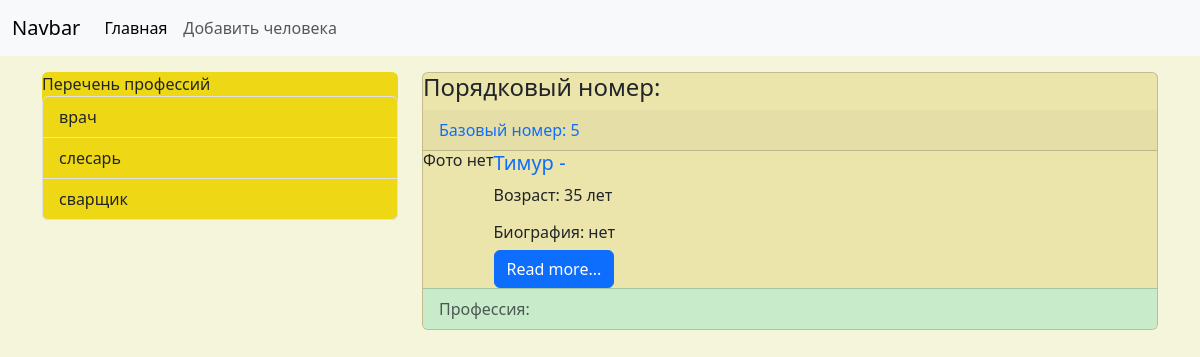
Page /news/homework/home/5 on the earlier database version.
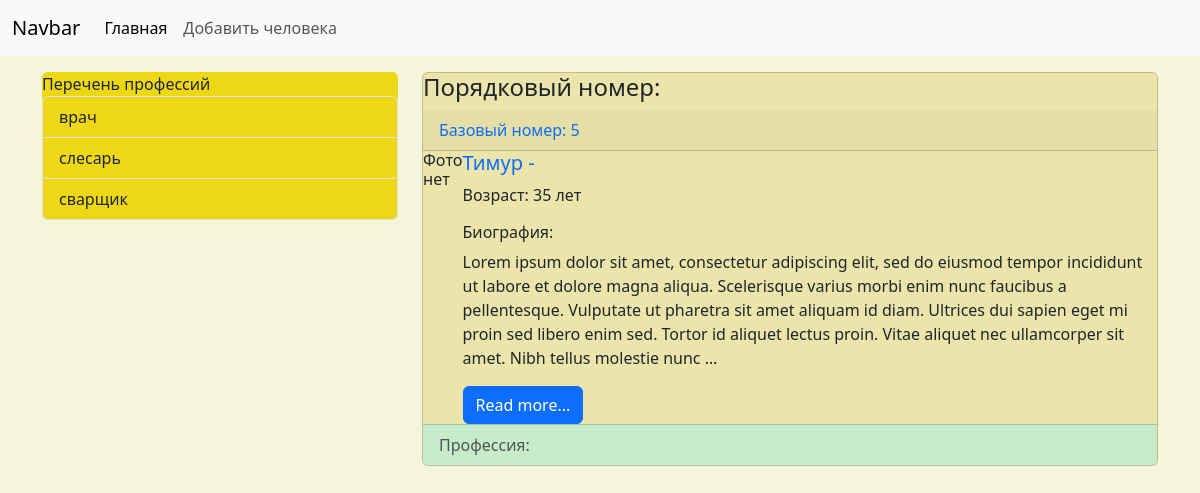
Same page on the later database version.
### homework/models.py (models this page shows, shortened)
class Human(models.Model):
    Name = models.CharField(max_length=150, verbose_name='Имя')
    Last_name = models.TextField(blank=True, verbose_name='Фамилия')
    age = models.IntegerField(verbose_name='Возраст')
    photo = models.ImageField(upload_to='media/%Y/%m/%d', verbose_name='Фото')
    is_published = models.BooleanField(default=True, verbose_name='Публикация')
    profession = models.ForeignKey('Profession', on_delete=models.PROTECT, null=True, verbose_name='Профессия')
    biography = models.TextField(blank=True, verbose_name='Биография')
    class Meta:
        verbose_name='людей'
        verbose_name_plural='Люди'
        ordering = ['id']

### homework/views.py (the view)
# urls.py: path('home/<int:human_id>', human_1, name='Human_1'),
def human_1(request, human_id):
    human_i = get_object_or_404(Human, pk=human_id)
    context = {
        'human_i': human_i
    }
    return render(request, 'homework/human_1.html', context=context)

### News/templatetags/human_tags.py (called while the page is built)
@register.simple_tag(name='get_list_profession')
def get_profession():
    return Profession.objects.all()

@register.inclusion_tag('homework/list_profession.html')
def show_professions(arg1='Перечень', arg2='профессий'):
    professions = Profession.objects.all()
    return {'professions': professions, 'arg1': arg1, 'arg2': arg2}

### homework/models.py (called while the page is built)
    def get_absolute_url(self):
        return reverse_lazy('Profession', kwargs={'profession_id': self.pk})

### homework/templates/homework/human_1.html (shortened to what this page needs)
{% extends 'base.html' %}
{% block sidebar %}
    {% include 'inc/_sidebarhome.html' %}
{% endblock %}
{% block content %}
<div class="card mb-3" style='background-color: #ebe4ab'>
    <h4> Порядковый номер: {{ forloop.counter }} </h4>
    <div class="card-header {% cycle 'text-primary' 'text-success' 'text-danger' %}">
        Базовый номер: {{ human_i.id }}
    </div>
    <div class="media" style="display: flex">
        <div class="media-photo">
            {% if i.photo %}
            <img src="{{ human_i.photo.url }}" class="mr-3" width="350" alt="Photo">
            {% else %}
            <h6> Фото нет </h6>
            {% endif %}
        </div>
        <div class="media-body">
            <h5 class="card-title {% cycle 'text-primary' 'text-success' 'text-danger' %}">{{human_i.Name}}
                {{human_i.Last_name}}</h5>
            <p class="card-text">Возраст: {{human_i.age}} лет</p>
            <p class="card-text ">
                {% if human_i.biography %}
            <h6> Биография: </h6>{{human_i.biography|truncatewords:60}}</p>
            {% else %}
            <h6> Биография: нет </h6>
            {% endif %}
            <a href="#" class="btn btn-primary">Read more...</a>
        </div>
    </div>
    <div class="card-footer text-body-secondary" style='background-color: #c8ecca'>
        Профессия: <a href="{{i.profession.get_absolute_url }}"> {{i.profession}} </a>
    </div>
</div>
{% endblock %}

Differences in the rows shown:
changed Human "Тимур": biography (not shown) → "Lorem ipsum dolor sit amet, consectetur adipiscing elit, sed do eiusmod tempor incididunt ut labore et dolore magna aliqua. Scelerisque varius morbi enim nunc faucibus a pellentesque. Vulputate ut pharetra sit amet aliquam id diam. Ultrices dui sapien eget mi proin sed libero enim sed. Tortor id aliquet lectus proin. Vitae aliquet nec ullamcorper sit amet. Nibh tellus molestie nunc …"
Other differences:
text no longer shown: "Биография: нет"
text now shown: "Биография:"
